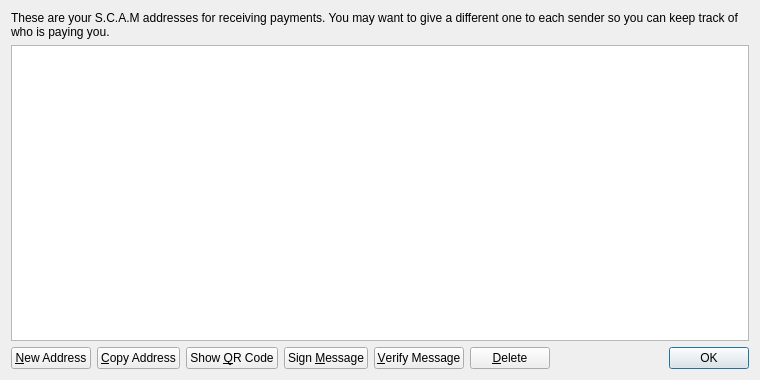
<?xml version="1.0" encoding="UTF-8"?>
<ui version="4.0">
 <class>AddressBookPage</class>
 <widget class="QWidget" name="AddressBookPage">
  <property name="geometry">
   <rect>
    <x>0</x>
    <y>0</y>
    <width>760</width>
    <height>380</height>
   </rect>
  </property>
  <property name="windowTitle">
   <string>Address Book</string>
  </property>
  <layout class="QVBoxLayout" name="verticalLayout">
   <item>
    <widget class="QLabel" name="labelExplanation">
     <property name="text">
      <string>These are your S.C.A.M addresses for receiving payments. You may want to give a different one to each sender so you can keep track of who is paying you.</string>
     </property>
     <property name="textFormat">
      <enum>Qt::PlainText</enum>
     </property>
     <property name="wordWrap">
      <bool>true</bool>
     </property>
    </widget>
   </item>
   <item>
    <widget class="QTableView" name="tableView">
     <property name="contextMenuPolicy">
      <enum>Qt::CustomContextMenu</enum>
     </property>
     <property name="toolTip">
      <string>Double-click to edit address or label</string>
     </property>
     <property name="tabKeyNavigation">
      <bool>false</bool>
     </property>
     <property name="alternatingRowColors">
      <bool>true</bool>
     </property>
     <property name="selectionMode">
      <enum>QAbstractItemView::SingleSelection</enum>
     </property>
     <property name="selectionBehavior">
      <enum>QAbstractItemView::SelectRows</enum>
     </property>
     <property name="sortingEnabled">
      <bool>true</bool>
     </property>
     <attribute name="verticalHeaderVisible">
      <bool>false</bool>
     </attribute>
    </widget>
   </item>
   <item>
    <layout class="QHBoxLayout" name="horizontalLayout">
     <item>
      <widget class="QPushButton" name="newAddressButton">
       <property name="toolTip">
        <string>Create a new address</string>
       </property>
       <property name="text">
        <string>&amp;New Address</string>
       </property>
       <property name="icon">
        <iconset resource="../bitcoin.qrc">
         <normaloff>:/icons/add</normaloff>:/icons/add</iconset>
       </property>
      </widget>
     </item>
     <item>
      <widget class="QPushButton" name="copyToClipboard">
       <property name="toolTip">
        <string>Copy the currently selected address to the system clipboard</string>
       </property>
       <property name="text">
        <string>&amp;Copy Address</string>
       </property>
       <property name="icon">
        <iconset resource="../bitcoin.qrc">
         <normaloff>:/icons/editcopy</normaloff>:/icons/editcopy</iconset>
       </property>
      </widget>
     </item>
     <item>
      <widget class="QPushButton" name="showQRCode">
       <property name="text">
        <string>Show &amp;QR Code</string>
       </property>
       <property name="icon">
        <iconset resource="../bitcoin.qrc">
         <normaloff>:/icons/qrcode</normaloff>:/icons/qrcode</iconset>
       </property>
      </widget>
     </item>
     <item>
      <widget class="QPushButton" name="signMessage">
       <property name="toolTip">
        <string>Sign a message to prove you own a S.C.A.M address</string>
       </property>
       <property name="text">
        <string>Sign &amp;Message</string>
       </property>
       <property name="icon">
        <iconset resource="../bitcoin.qrc">
         <normaloff>:/icons/edit</normaloff>:/icons/edit</iconset>
       </property>
      </widget>
     </item>
     <item>
      <widget class="QPushButton" name="verifyMessage">
       <property name="toolTip">
        <string>Verify a message to ensure it was signed with a specified S.C.A.M address</string>
       </property>
       <property name="text">
        <string>&amp;Verify Message</string>
       </property>
       <property name="icon">
        <iconset resource="../bitcoin.qrc">
         <normaloff>:/icons/transaction_0</normaloff>:/icons/transaction_0</iconset>
       </property>
      </widget>
     </item>
     <item>
      <widget class="QPushButton" name="deleteButton">
       <property name="toolTip">
        <string>Delete the currently selected address from the list</string>
       </property>
       <property name="text">
        <string>&amp;Delete</string>
       </property>
       <property name="icon">
        <iconset resource="../bitcoin.qrc">
         <normaloff>:/icons/remove</normaloff>:/icons/remove</iconset>
       </property>
      </widget>
     </item>
     <item>
      <spacer name="horizontalSpacer">
       <property name="orientation">
        <enum>Qt::Horizontal</enum>
       </property>
       <property name="sizeHint" stdset="0">
        <size>
         <width>40</width>
         <height>20</height>
        </size>
       </property>
      </spacer>
     </item>
     <item>
      <widget class="QDialogButtonBox" name="buttonBox">
       <property name="sizePolicy">
        <sizepolicy hsizetype="Maximum" vsizetype="Fixed">
         <horstretch>0</horstretch>
         <verstretch>0</verstretch>
        </sizepolicy>
       </property>
       <property name="standardButtons">
        <set>QDialogButtonBox::Ok</set>
       </property>
      </widget>
     </item>
    </layout>
   </item>
  </layout>
 </widget>
 <resources>
  <include location="../bitcoin.qrc"/>
 </resources>
 <connections/>
</ui>
